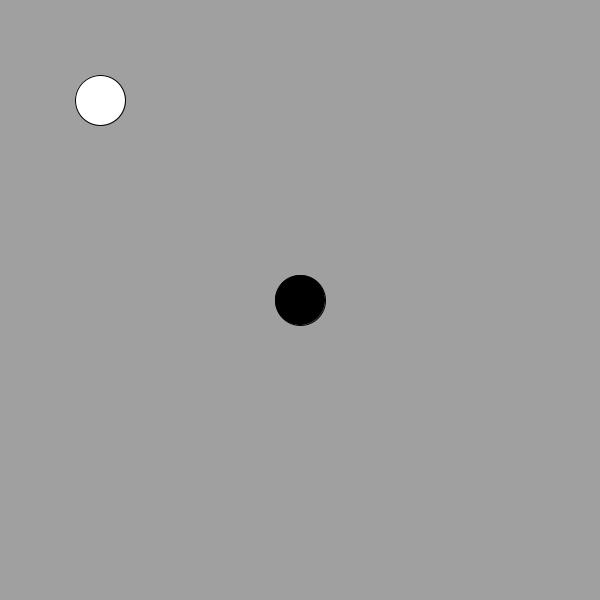
Frame 1 (no input)
Frame 60 (the mouse pressed at the canvas centre just before this capture): identical to frame 1, image omitted
Frame 120 (the mouse held since frame 60 and released just before this capture): identical to frame 1, image omitted

The Processing sketch that drew this single still picture (run headless with seeded random() and noise(); from frame 60 on, the mouse is pressed at the canvas centre):

// Processing sketch: golfProto
// ── golfProto.pde
int colr = 0;
int x = 300;
int y = 300;
int goalX;
int goalY;
int originX;
int originY;

void setup() {
  size(600,600);
  goalX = 100;
  goalY = 100;
}

void draw() {
  background(160);
  fill(255);
  ellipse(goalX, goalY, 50, 50);
  fill(colr);
  ellipse(x,y,50,50);
}

void mousePressed() {
  if(mouseX > x-50 && mouseX < x+50 && mouseY > y-50 && mouseY < y+50) {
    originX = x;
    originY = y;
  }
}

void mouseDragged() {
  if(mouseX > x-50 && mouseX < x+50 && mouseY > y-50 && mouseY < y+50) {
    x = mouseX;
    y = mouseY;
  }
}

void mouseReleased() {
  if(x > goalX-50 && x < goalX+50 && y > goalY-50 && y < goalY+50) {
    println("WIN!");
    colr = 50;
    x = goalX;
    y = goalY;
  } else {
    x = originX;
    y = originY;
  }
}
